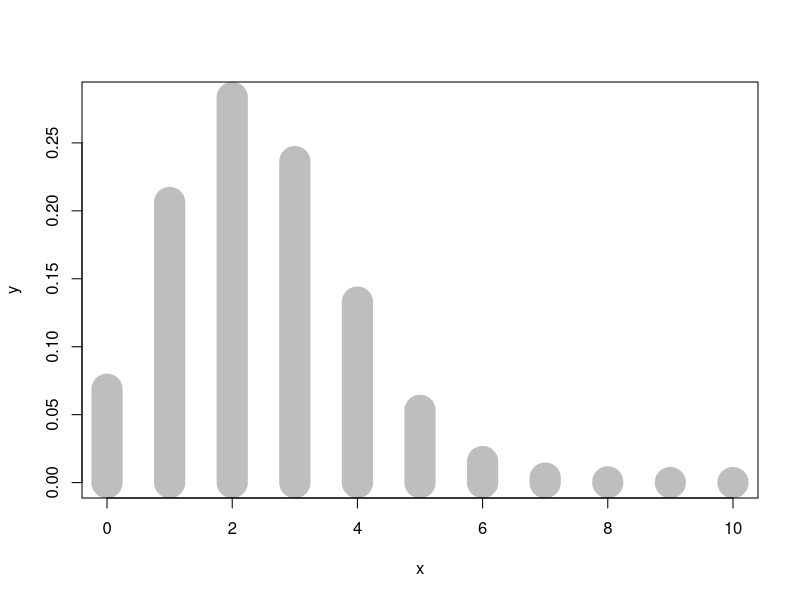
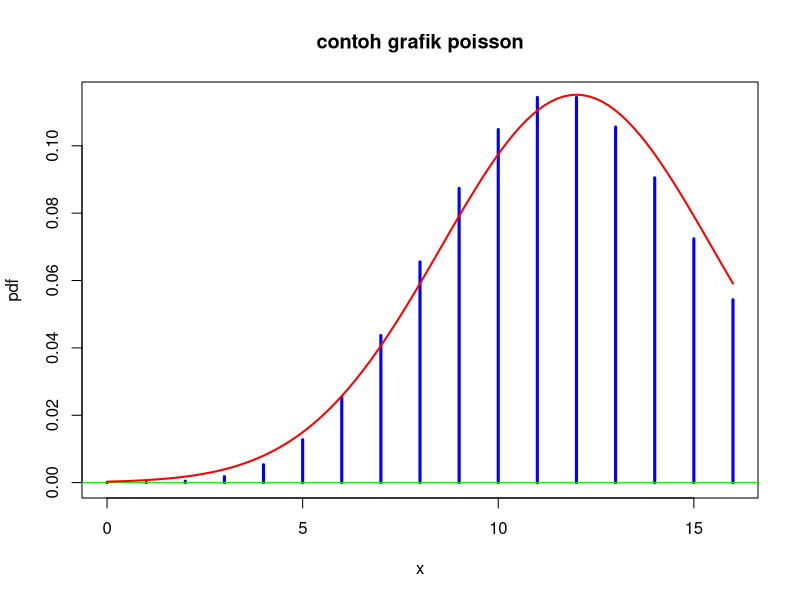
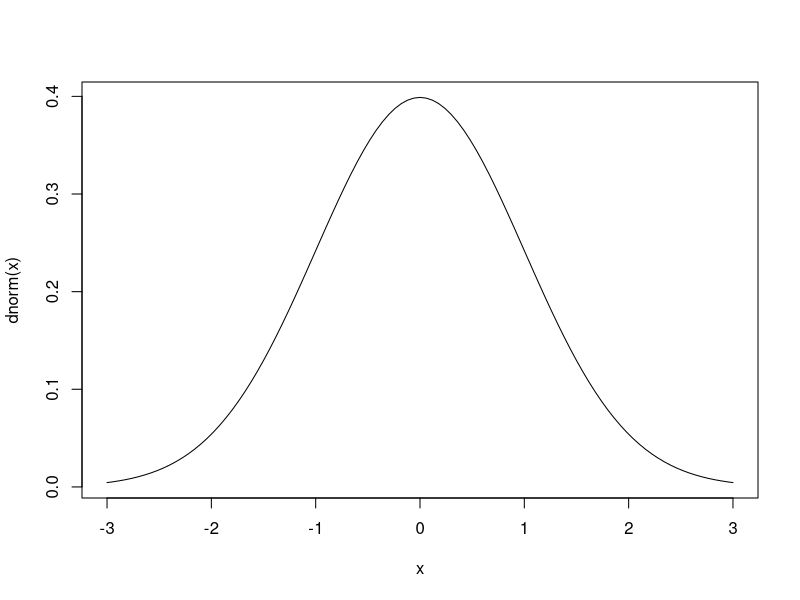
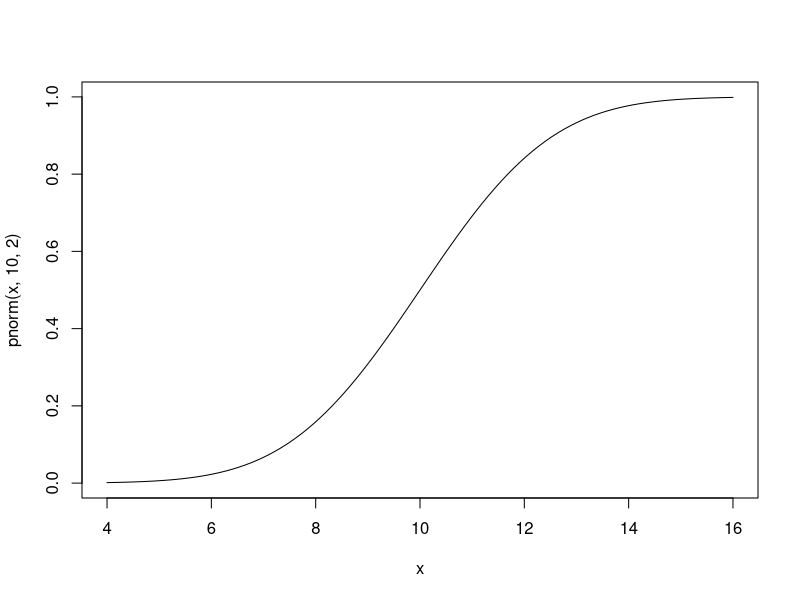
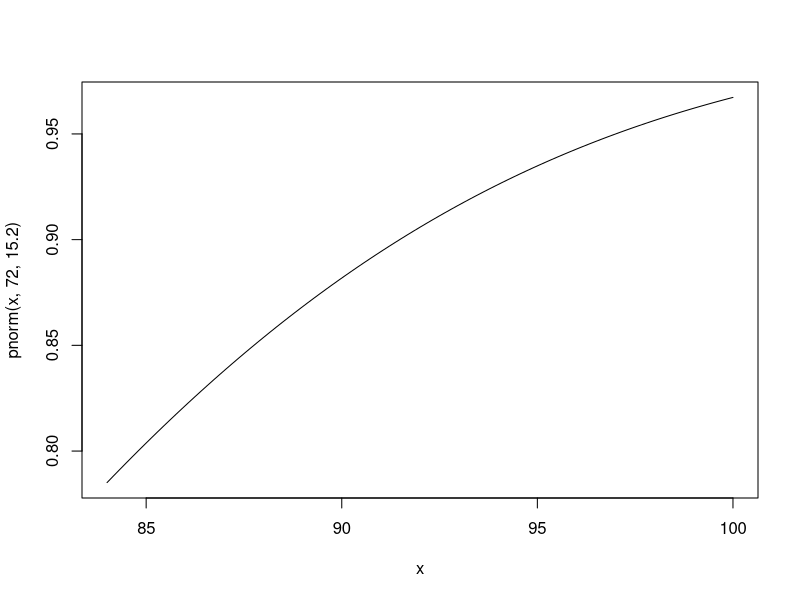
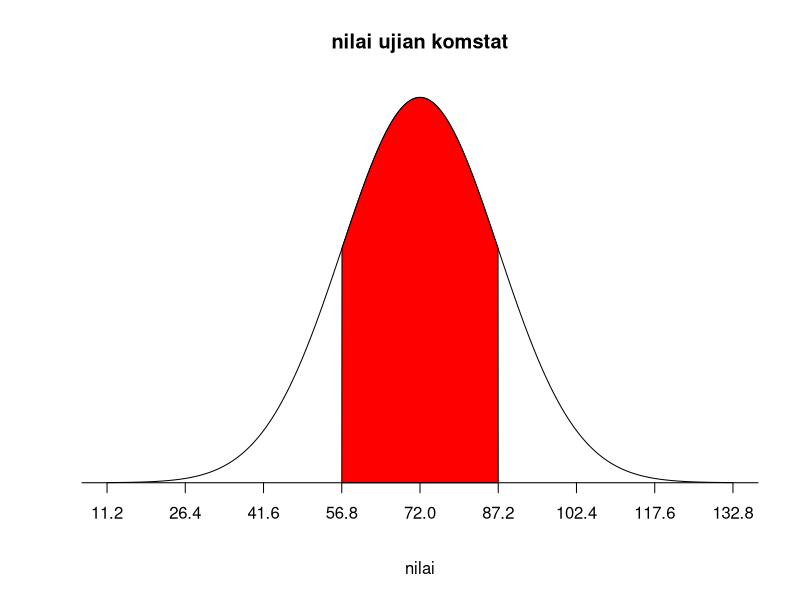

Here is the R script that generated these plots, in order:
##Dist Peluang

x<-rnorm(100) #100 simulasi berdistribusi normal
head(x,3);tail(x,3);length(x)
w<-rexp(1000, rate=.1) #1000 simulasi dari exp(teta=10)
head(w,3);tail(w,3);length(w)
dbinom(3, size=10, prob=.25) #p(x=3) untuk X~Bin(n=10, p=.25)
pbinom(3, size=10, prob=.25) #p(x<_3) diatas distribusi
pnorm(12, mean=10, sd=2) #p(x<_12) untuk X~N(mu=10, sigma=2)
qnorm(.75, mean=10, sd=2) #kuartil 3 dari N(mu=10, sigma=2)
qchisq(.10, df=8) #percentile 10 dari chisquare(8)
qt(.95, df=20) #percentile 95 dari t(20) 

#contoh1-binom
dbinom(4, size=12, prob=.2)
x<-c(1,2,3,4)
dbinom(x,12,.2)
pbinom(4,12,.2)
#plot
x<-c(0:10)
y<-dbinom(x,12,.2)
plot(x,y,type="h",lwd=30,col="grey")

#contoh2-poisson
dpois(16,lambda=12)
ppois(16,lambda=12)
ppois(16,lambda=12,lower=FALSE) #lower.tail=FALSE (lebih presisi); lower.tail=TRUE (kembali ke 1)
#grafik contoh2
x<-0:16 
pdf<-dpois(x,lambda=12)
plot(x, pdf, type="h", lwd=3, col="blue", 
  main="contoh grafik poisson")
abline(h=0, col="green2")
curve(dnorm(x, 12, sqrt(12)), lwd=2, col="red", add=T)

#contoh3-uniform
dunif(18,min=5,max=23)*(18-2)

#contoh4-integrasi montecarlo
integrand <- function(x) {x^2}
integrate(integrand, lower = 0, upper =1 )
#contoh integral definite
2*mean(exp(runif(1000000, min=0, max=2)^3))

#contoh5-normal
pnorm(84, mean=72, sd=15.2, lower.tail=F)
#plot
curve(dnorm,from=-3, to=3)
curve(pnorm(x,10,2),from=4,to=16)
curve(pnorm(x,72,15.2),from=84,to=100)
#plot-2
population_mean<-72
population_sd<-15.2
sd_to_fill<-1
lower_bound <- population_mean - population_sd * sd_to_fill
upper_bound <- population_mean + population_sd * sd_to_fill
 #1
x <- seq(-4, 4, length = 1000) * population_sd + population_mean
#2 
y <- dnorm(x, population_mean, population_sd)
#4
plot(x, y, type="n", xlab = "nilai", ylab = "", main = "nilai ujian komstat", axes = FALSE)
#5
lines(x, y)
#6
bounds_filter <- x >= lower_bound & x <= upper_bound
x_within_bounds <- x[bounds_filter]
y_within_bounds <- y[bounds_filter]
#7
x_polygon <- c(lower_bound, x_within_bounds, upper_bound)
y_polygon <- c(0, y_within_bounds, 0)
 
polygon(x_polygon, y_polygon, col = "red")
#8
probability_within_bounds <- pnorm(upper_bound, population_mean, population_sd) - pnorm(lower_bound, population_mean, population_sd)
#9
text <- paste("p(", lower_bound, "< nilai <", upper_bound, ") =", signif(probability_within_bounds, digits = 3))
#10
sd_axis_bounds = 5
axis_bounds <- seq(-sd_axis_bounds * population_sd + population_mean, sd_axis_bounds * population_sd + population_mean, by = population_sd)
axis(side = 1, at = axis_bounds, pos = 0)
